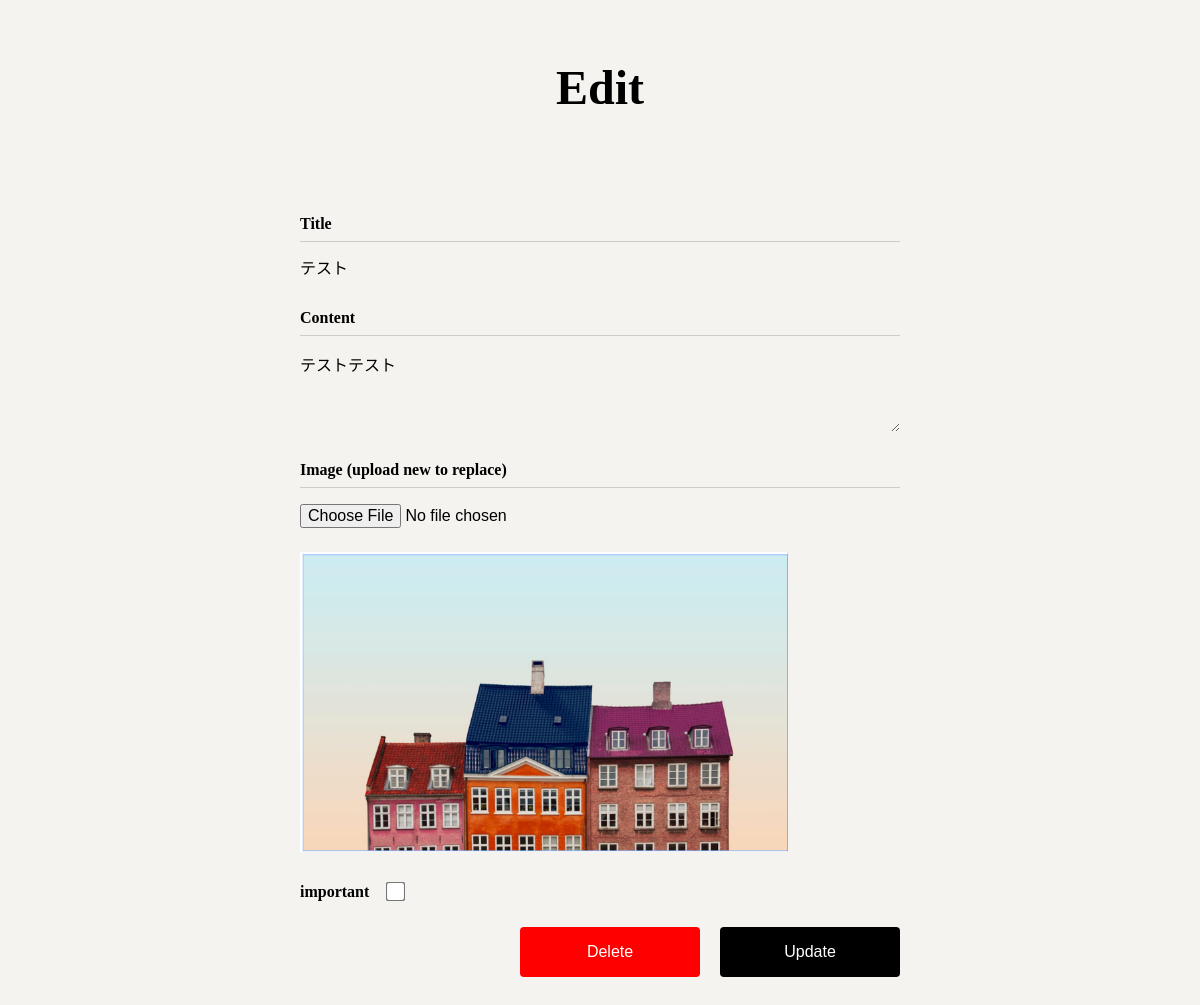
/edit/2 (signed in), run on the app's committed database.
### app.py (models this page shows)
class Memo(db.Model):
    id = db.Column(db.Integer, primary_key=True)
    title = db.Column(db.String(30), nullable=False)
    content = db.Column(db.Text, nullable=False)
    image = db.Column(db.String(300))
    important = db.Column(db.Boolean, default=False)  # ★重要フラグを追加
    created_at = db.Column(db.DateTime, nullable=False, server_default=db.func.now())

### app.py (the view, shortened to what this page needs)
@app.route("/edit/<int:memo_id>", methods=["GET", "POST"])
@login_required
def edit(memo_id):
    memo = Memo.query.get_or_404(memo_id)
    return render_template("edit.html", memo=memo)

### app.py (called while the page is built)
@login_manager.user_loader
def load_user(user_id):
    return User.query.get(int(user_id))

### templates/edit.html (shortened to what this page needs)
{% extends "base.html" %}
{% block content %}
<div class="register-container">
    <div class="register-title">Edit</div>
    <div class="form-wrapper">
        <form id="update-form" method="POST" action="/edit/{{ memo.id }}" enctype="multipart/form-data">
            <div class="form-group">
                <label for="title">Title</label>
                <hr>
                <input type="text" id="title" name="title" value="{{ memo.title }}" required>
            </div>
            <div class="form-group">
                <label for="content">Content</label>
                <hr>
                <textarea id="content" name="content" rows="4" required>{{ memo.content }}</textarea>
            </div>
            <div class="form-group">
                <label for="image">Image (upload new to replace)</label>
                <hr>
                <input type="file" id="image" name="image" accept="image/*" onchange="previewImage(event)">
                <p>
                    <img id="preview"
                         src="{{ memo.image if memo.image else 'https://i.postimg.cc/cCbHHdpW/landscape-5544380-1280.jpg' }}"
                         alt="current image"
                         style="max-height:300px;">
                </p>
            </div>
            <div class="form-group important">
            <span class="important-label">important</span>
            <input type="checkbox" id="important" name="important" value="1"
                    {% if memo.important %}checked{% endif %}>
            </div>
        </form>
        <div class="button-group">
            <form action="{{ url_for('delete_memo', memo_id=memo.id) }}" method="POST"
                  onsubmit="return confirm('本当に削除しますか？');" style="margin:0;">
                <button type="submit" class="btn-delete">Delete</button>
            </form>
            <button type="submit" form="update-form" class="btn-update">Update</button>
        </div>
    </div>
</div>
{% endblock %}

### static/style.css (style rules this page uses)
body { background: #f6f6f6; }
html, body { margin: 0; padding: 0; height: 100%; }
* { box-sizing: border-box; }
.register-container { display: flex; flex-direction: column; align-items: center; justify-content: flex-start; min-height: 100vh; background: #f5f3ef; padding: 60px 20px; }
.register-title { font-size: 3rem; font-weight: bold; margin-bottom: 100px; text-align: center; }
.form-wrapper { width: 100%; max-width: 600px; }
.form-group { margin-bottom: 25px; }
.form-group label { display: block; font-weight: bold; margin-bottom: 5px; }
.form-group hr { border: none; border-top: 1px solid #ccc; margin: 8px 0; }
.form-group input, .form-group textarea { width: 100%; border: none; outline: none; font-size: 1rem; padding: 8px 0; background: transparent; }
.form-group.important { display: flex; align-items: center; gap: 15px; }
.form-group.important input[type="checkbox"] { width: 15px; height: 15px; transform: scale(1.3); cursor: pointer; accent-color: red; }
.important-label { font-weight: bold; }
.button-group { display: flex; justify-content: flex-end; gap: 20px; margin-top: 20px; }
.btn-delete { background: red; color: white; border: none; border-radius: 4px; cursor: pointer; font-size: 1rem; width: 180px; height: 50px; display: flex; align-items: center; justify-content: center; }
.btn-update { background: black; color: white; border: none; border-radius: 4px; cursor: pointer; font-size: 1rem; width: 180px; height: 50px; display: flex; align-items: center; justify-content: center; }

### data on the page
Memo: title "テスト", content "テストテスト", image (picture)
